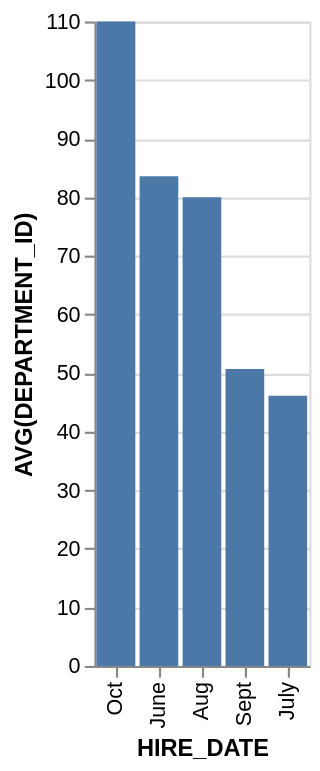

The Vega-Lite source for this figure:
### Vega-Lite specification from a JSON file in a GitHub repository (floating-point values rounded to 4 significant figures)
{"data": {"values": [{"x_data": "Oct", "y_data": 110}, {"x_data": "June", "y_data": 83.57}, {"x_data": "Aug", "y_data": 80}, {"x_data": "Sept", "y_data": 50.69}, {"x_data": "July", "y_data": 46.13}]}, "mark": "bar", "encoding": {"x": {"field": "x_data", "type": "nominal", "title": "HIRE_DATE", "sort": {"op": "sum", "field": "y_data", "order": "descending"}}, "y": {"field": "y_data", "type": "quantitative", "title": "AVG(DEPARTMENT_ID)"}}}
